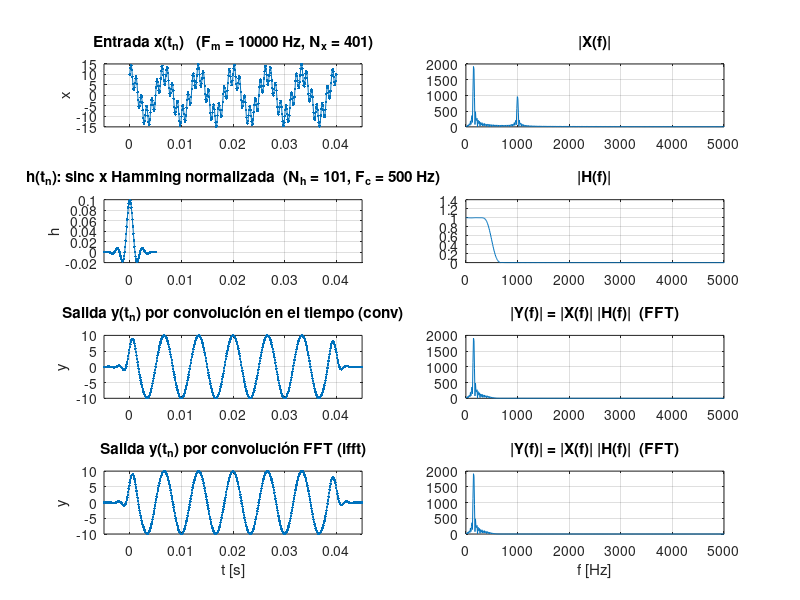

Recreate this plot in MATLAB.
% =========================================================================
% ANÁLISIS NUMÉRICO - TRABAJOS DE LABORATORIO
% EJERCICIO 4: Filtro pasa bajos FIR por sinc enventanada (Hamming)
%
% La frecuencia de muestreo Fm es el dato principal: dt = 1/Fm.
%   h[n] = (2 Fc/Fm) sinc(2 Fc n / Fm) . w_Hamming[n],  normalizado a sum(h) = 1
%
% Uso:  ej4                         -> valores por defecto
%       ej4(Fm, Nh, Fc, Nx, N)
% =========================================================================
%
% QUÉ PIDE LA CONSIGNA
%   - Implementar un filtro pasa bajos con la misma señal y sistema.
%   - Usar la frecuencia de muestreo Fm como dato, en lugar de Δt (Δt = 1/Fm).
%   - Multiplicar h[n] por una ventana de Hamming (comando hamming; el
%     enunciado dice "haming", que es un error de tipeo) para reducir el
%     fenómeno de Gibbs, y después normalizar.
%   - Calcular la salida por conv Y por FFT, y comparar.
%   - Figura de 4 filas x 2 columnas: izquierda señales vs TIEMPO EN
%     SEGUNDOS, derecha módulos de los espectros vs FRECUENCIA EN Hz.
%     Para el espectro de las dos salidas se usa el mismo Y de la FFT.
%   - Estudios adicionales (Nh, Nx, Fm, Gibbs) -> ver ej4_estudios.m.
%
% TEORÍA: ¿QUÉ ES UNA VENTANA Y POR QUÉ HAMMING?
%   * En los Ej. 2 y 3 la sinc se cortó "de golpe" a Nh valores. Eso es
%     multiplicarla por una ventana RECTANGULAR (1 adentro, 0 afuera). El
%     corte brusco en el tiempo produce oscilaciones en frecuencia (Gibbs):
%     sobrepico de ~9 % en la banda de paso y lóbulos laterales altos en
%     la banda eliminada (deja "escapar" frecuencias que debería anular).
%   * La ventana de Hamming es una campana suave:
%         w[m] = 0.54 - 0.46·cos(2π·m/(Nh-1)),   m = 0 ... Nh-1
%     vale 1 en el centro y ~0.08 en los extremos. Al multiplicar la sinc
%     por w, los extremos se "apagan" suavemente en vez de cortarse de golpe
%     -> desaparece el sobrepico y los lóbulos laterales bajan mucho.
%   * El precio a pagar: la banda de transición (el paso de 1 a 0 en |H|)
%     se hace más ANCHA que con la rectangular del mismo Nh.
%   * Normalizar: al aplicar la ventana, la suma de h cambia, y la suma de
%     h es justamente H(0) (la ganancia en continua / bajas frecuencias).
%     Dividiendo h por sum(h) se fuerza H(0) = 1: las frecuencias bajas
%     (como 150 Hz) pasan con su amplitud original.
%   * "FIR" = Finite Impulse Response: h[n] tiene una cantidad finita de
%     valores (Nh). Este método se llama "diseño por ventanas".
%
% POR QUÉ USAR Fm EN VEZ DE Δt
%   Fm es el parámetro con significado físico: dice qué frecuencias se
%   pueden representar (hasta Fm/2, Nyquist). Todas las fórmulas cambian
%   Δt por 1/Fm:  t = n/Fm,  h[n] = (2Fc/Fm)·sinc(2Fc·n/Fm),  f_k = k·Fm/N.
% =========================================================================
function [t_y, y_conv, y_fft, f, X, H, Y] = ej4(Fm, Nh, Fc, Nx, N)

  % --- Parámetros (Fm reemplaza a dt) --------------------------------------
  if nargin < 1 || isempty(Fm), Fm = 10000; end  % frecuencia de muestreo [Hz]
  if nargin < 2 || isempty(Nh), Nh = 101;   end  % largo del núcleo (impar)
  if nargin < 3 || isempty(Fc), Fc = 500;   end  % frecuencia de corte [Hz]
  if nargin < 4 || isempty(Nx), Nx = 401;   end  % muestras de la entrada
  % N por defecto: la menor potencia de 2 que alcance para Nx + Nh - 1,
  % pero como mínimo 1024. nextpow2(v) da el exponente r tal que 2^r >= v.
  % Ej.: Nx + Nh - 1 = 501 -> nextpow2 = 9 -> 2^9 = 512 -> max(1024, 512) = 1024.
  if nargin < 5 || isempty(N),  N  = max(1024, 2^nextpow2(Nx + Nh - 1)); end

  % Validaciones: Nh impar (h centrada) y N suficiente (convolución lineal).
  if mod(Nh, 2) == 0, error('Nh debe ser impar'); end
  if N < Nx + Nh - 1, error('N debe ser >= Nx + Nh - 1'); end

  % --- Entrada muestreada a Fm ----------------------------------------------
  % Igual que antes pero con t = n / Fm (en vez de n·Δt).
  nx  = 0:Nx-1;
  t_x = nx / Fm;                                   % tiempos continuos [s]
  x   = 10*cos(2*pi*150*t_x) + 5*sin(2*pi*1000*t_x);

  % --- Núcleo: sinc truncada x ventana de Hamming, normalizada --------------
  % Se construye en 3 pasos (cada línea REEMPLAZA a h por la nueva versión):
  M   = (Nh - 1) / 2;
  nh  = -M:M;
  t_h = nh / Fm;                                   % h centrada en t = 0
  % 1) La misma sinc truncada de los Ej. 2 y 3 (2FcΔt = 2Fc/Fm).
  h   = (2*Fc/Fm) * sinc(2*Fc*nh/Fm);              % sinc ideal truncada
  % 2) hamming(Nh) devuelve la ventana como vector COLUMNA (Nh x 1); el
  %    apóstrofo ' la transpone a FILA (1 x Nh) para que tenga la misma
  %    forma que h. Luego ".*" multiplica valor a valor: h[n]·w[n].
  h   = h .* hamming(Nh)';                         % ventana de Hamming
  % 3) Normalizado: sum(h) suma todos los valores. Después de esto
  %    sum(h) = 1, es decir H(f = 0) = 1 (ganancia unitaria en continua).
  h   = h / sum(h);                                % normalizado: H(0) = 1

  % --- Respuesta por convolución en el tiempo -------------------------------
  % Igual que en el Ej. 2; el eje n se pasa a segundos dividiendo por Fm.
  y_conv = conv(x, h);
  ny     = (nx(1) + nh(1)) : (nx(end) + nh(end));
  t_y    = ny / Fm;

  % --- Respuesta por convolución FFT ----------------------------------------
  % fft(v, N) es un atajo: completa v con ceros hasta largo N y calcula la
  % FFT. Hace lo mismo que [v, zeros(1, N - length(v))] del Ej. 3.
  X     = fft(x, N);                               % fft(x, N) completa con ceros
  H     = fft(h, N);
  Y     = X .* H;
  yN    = real(ifft(Y));
  % numel(v) = cantidad de elementos. Se toman los primeros Nx+Nh-1.
  y_fft = yN(1:numel(ny));

  % Comparación numérica de los dos métodos.
  % RESULTADO: max|y_fft - y_conv| = 1.066e-14 -> idénticos (redondeo).
  printf('Fm = %g Hz | Nh = %d | N = %d | max|y_fft - y_conv| = %.3e\n', ...
         Fm, Nh, N, max(abs(y_fft - y_conv)));

  % --- Eje de frecuencias analógicas de la FFT ------------------------------
  % El elemento k de la FFT corresponde a la frecuencia f_k = k·Fm/N [Hz].
  % Con Fm = 10000 y N = 1024: f = [0, 9.77, 19.5, ..., 9990] Hz.
  f    = (0:N-1) * Fm / N;                         % f_k = k Fm / N  [Hz]
  % Solo se grafica de 0 a Fm/2 (frecuencia de Nyquist): la mitad superior
  % del espectro es el espejo de la inferior (no aporta información nueva).
  flim = [0, Fm/2];                                % hasta Nyquist (espectro simétrico)
  tlim = [t_y(1), t_y(end)];

  % --- Gráficos: 4 filas x 2 columnas ---------------------------------------
  % Posiciones:  1 2   <- entrada x     | |X(f)|
  %              3 4   <- núcleo h      | |H(f)|
  %              5 6   <- salida (conv) | |Y(f)|
  %              7 8   <- salida (FFT)  | |Y(f)| (el mismo, como pide la consigna)
  % Acá se usa plot (curva que une los puntos) en vez de stem, porque con
  % el eje en segundos y Hz se quiere ver la señal "analógica" representada.
  % '.-' = marca un punto en cada muestra y los une con una línea.
  figure('Name', sprintf('Ejercicio 4 - FIR Hamming (Fm = %g Hz, Nh = %d)', Fm, Nh));

  subplot(4, 2, 1);
  plot(t_x, x, '.-'); xlim(tlim); grid on;
  title(sprintf('Entrada x(t_n)   (F_m = %g Hz, N_x = %d)', Fm, Nx));
  ylabel('x');

  subplot(4, 2, 2);
  % Dos picos: en 150 Hz y en 1000 Hz.
  plot(f, abs(X)); xlim(flim); grid on;
  title('|X(f)|');

  subplot(4, 2, 3);
  % h se ve como una sinc que se apaga suavemente en los bordes (por la
  % ventana), en vez de cortarse de golpe como en el Ej. 2.
  plot(t_h, h, '.-'); xlim(tlim); grid on;
  title(sprintf('h(t_n): sinc x Hamming normalizada  (N_h = %d, F_c = %g Hz)', Nh, Fc));
  ylabel('h');

  subplot(4, 2, 4);
  % |H(f)|: vale 1 hasta cerca de 500 Hz, baja suavemente y queda en ~0.
  % A diferencia del Ej. 3, SIN sobrepico ni oscilaciones (Gibbs reducido).
  plot(f, abs(H)); xlim(flim); grid on;
  title('|H(f)|');

  subplot(4, 2, 5);
  % Salida: cosenoidal de 150 Hz y amplitud ~10, con transitorios en los
  % bordes. Arranca en t negativo porque h está centrada (no causal).
  plot(t_y, y_conv, '.-'); xlim(tlim); grid on;
  title('Salida y(t_n) por convolución en el tiempo (conv)');
  ylabel('y');

  subplot(4, 2, 6);
  % Solo queda el pico de 150 Hz: el de 1000 Hz fue eliminado.
  plot(f, abs(Y)); xlim(flim); grid on;
  title('|Y(f)| = |X(f)| |H(f)|  (FFT)');

  subplot(4, 2, 7);
  % Visualmente idéntica a la de arriba (fila 3).
  plot(t_y, y_fft, '.-'); xlim(tlim); grid on;
  title('Salida y(t_n) por convolución FFT (ifft)');
  xlabel('t [s]'); ylabel('y');

  subplot(4, 2, 8);
  plot(f, abs(Y)); xlim(flim); grid on;
  title('|Y(f)| = |X(f)| |H(f)|  (FFT)');
  xlabel('f [Hz]');

end
